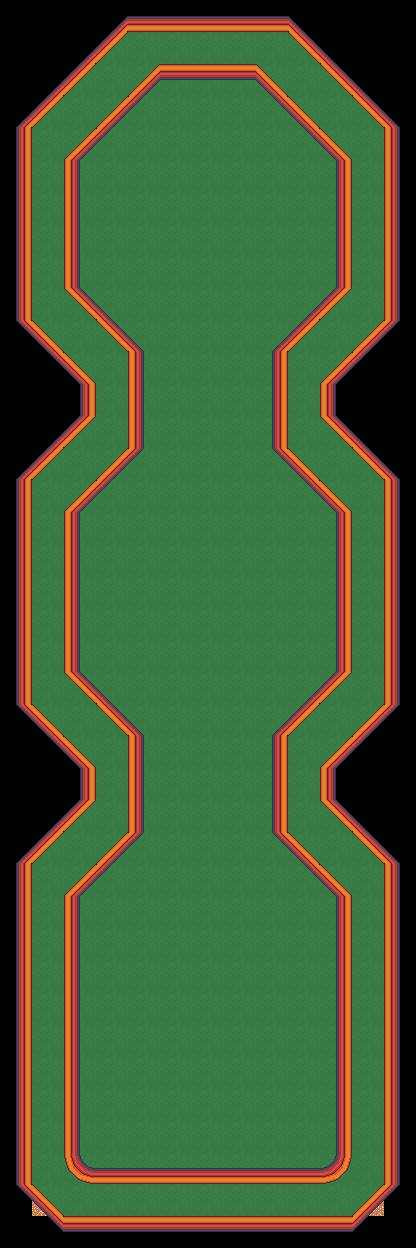

This game map was drawn from its Tiled (.tmx) file and the tilesets committed beside it. A one-line description and the trimmed map source follow:
An orthogonal 13x39 tile map with 32x32 px tiles, 2 tile layers (ground, walls) and 15 objects (3x bumper, 3x tank, 2x sand, 2x shield, exterior, ...).

<map version="1.0" tiledversion="1.1.4" orientation="orthogonal" renderorder="right-down" width="13" height="39" tilewidth="32" tileheight="32" infinite="0" nextobjectid="79">
 <properties>
  <property name="name" value="Bulges" />
  <property name="par" type="int" value="2" />
 </properties>
 <tileset firstgid="1" source="tileset.tsx" />
 <layer name="ground" width="13" height="39">
  <data>[507 cells, 385 non-empty, 7 distinct tile ids]</data>
 </layer>
 <layer name="walls" width="13" height="39">
  <data>[507 cells, 216 non-empty, 14 distinct tile ids]</data>
 </layer>
 <objectgroup name="collision">
  <object id="72" type="exterior" x="336" y="1152">
   <polyline points="0,0 0,-256 -64,-320 -64,-416 0,-480 0,-640 -64,-704 -64,-800 0,-864 0,-992 -80,-1072 -176,-1072 -256,-992 -256,-864 -192,-800 -192,-704 -256,-640 -256,-480 -192,-416 -192,-320 -256,-256 -256,0 -256,8 -248,16 -8,16 0,8 0,0" />
  </object>
 </objectgroup>
 <objectgroup name="objects">
  <object id="8" type="tee" gid="183" x="192" y="1104" width="32" height="32">
   <properties>
    <property name="facing" type="int" value="0" />
   </properties>
  </object>
  <object id="17" type="hole" gid="169" x="192" y="224" width="32" height="32" />
  <object id="37" type="bumper" gid="184" x="256" y="992" width="32" height="32" />
  <object id="38" type="bumper" gid="184" x="128" y="992" width="32" height="32" />
  <object id="48" type="bumper" gid="184" x="192" y="608" width="32" height="32" />
  <object id="67" gid="171" x="192" y="544" width="32" height="32" />
  <object id="68" type="tank" gid="187" x="256" y="256" width="32" height="32">
   <properties>
    <property name="color" value="orange" />
    <property name="facing" type="int" value="180" />
   </properties>
  </object>
  <object id="71" type="turret" gid="170" x="192" y="128" width="32" height="32">
   <properties>
    <property name="facing" type="int" value="180" />
   </properties>
  </object>
  <object id="73" type="tank" gid="187" x="128" y="256" width="32" height="32">
   <properties>
    <property name="color" value="orange" />
    <property name="facing" type="int" value="180" />
   </properties>
  </object>
  <object id="74" type="tank" gid="187" x="192" y="704" width="32" height="32">
   <properties>
    <property name="color" value="orange" />
    <property name="facing" type="int" value="180" />
   </properties>
  </object>
  <object id="75" type="sand" x="144" y="832">
   <polyline points="0,0 128,0 128,-96 0,-96 0,0" />
  </object>
  <object id="76" type="sand" x="144" y="448">
   <polyline points="0,0 128,0 128,-96 0,-96 0,0" />
  </object>
  <object id="77" type="shield" gid="172" x="192" y="928" width="32" height="32" />
  <object id="78" type="shield" gid="172" x="192" y="416" width="32" height="32" />
 </objectgroup>
</map>
